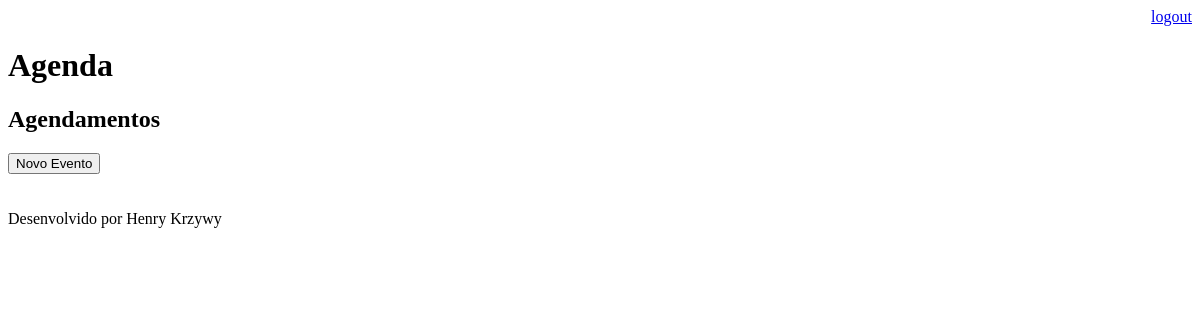
/agenda/ (signed in), run on an earlier commit of the app's database.
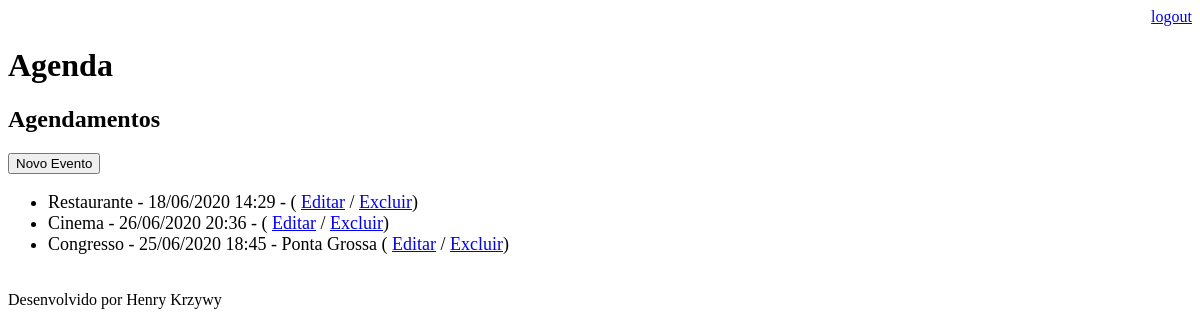
And on a later commit of the database.
### core/models.py (models this page shows, shortened)
class Evento(models.Model):
    titulo = models.CharField(max_length=100)
    descricao = models.TextField(blank=True, null=True)
    data_evento = models.DateTimeField(verbose_name='Data do Evento')
    data_criacao = models.DateTimeField(auto_now=True, verbose_name='Data de Criação do Evento')
    usuario = models.ForeignKey(User, on_delete=models.CASCADE)
    local = models.CharField(max_length=100, blank=True, null=True, verbose_name='Local do Evento')
    class Meta:
        db_table = 'evento'
    def get_data_evento(self):
        return self.data_evento.strftime('%d/%m/%Y %H:%M')
    def get_evento_atrasado(self):
        if self.data_evento < datetime.now():
            return True
        else:
            return False

### core/views.py (the view)
# urls.py: path('agenda/', views.lista_eventos),
@login_required(login_url='/login/')
def lista_eventos(request):
    usuario = request.user
    data_atual = datetime.now() - timedelta(hours=1)
    evento = Evento.objects.filter(usuario=usuario, data_evento__gt=data_atual) # maior que
    dados = {'eventos': evento}
    return render(request, 'agenda.html', dados)

### templates/agenda.html
    {% extends "model-page.html" %}
    {% block content %}
        <h2>Agendamentos</h2>
        <a href="evento/">
            <button type="button">Novo Evento</button>
        </a>
        <ul style="font-size: 18px">
            {% for evento in eventos %}
            <li>
                <div style={% if evento.get_evento_atrasado %}"color:red"{% endif %}>
                    {{ evento.titulo }} - {{ evento.get_data_evento}} -
                    {% if evento.local is not None %}{{ evento.local }}{% endif %}
                    ( <a href="evento/?id={{ evento.id }}">Editar</a>
                    / <a href="evento/delete/{{ evento.id }}/">Excluir</a>)
                </div>
            </li>
            {% endfor %}
        </ul>
    {% endblock %}

What changed in the data, as far as the page shows it:
now on this page (row edited): Evento: titulo "Restaurante", get_data_evento "18/06/2020 14:29"
now on this page (row edited): Evento: titulo "Cinema", get_data_evento "26/06/2020 20:36"
added Evento: titulo "Congresso", get_data_evento "25/06/2020 18:45", local "Ponta Grossa"
